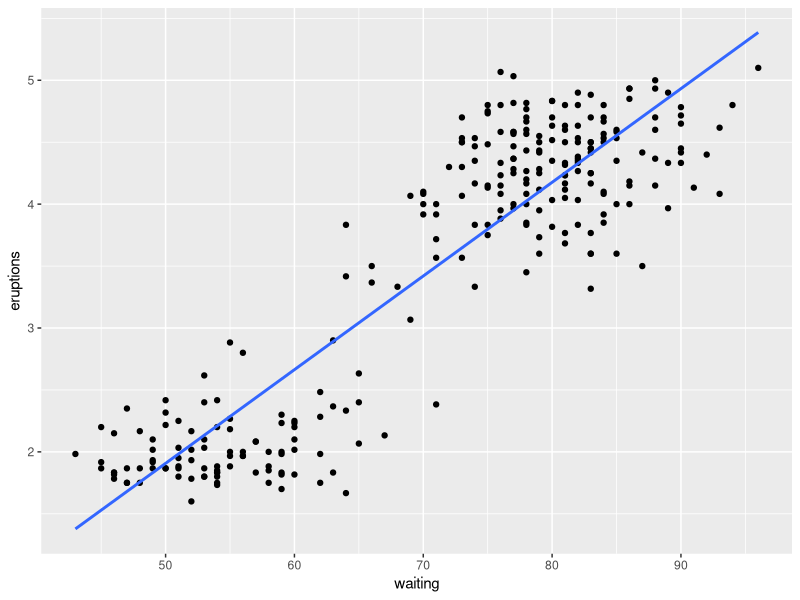
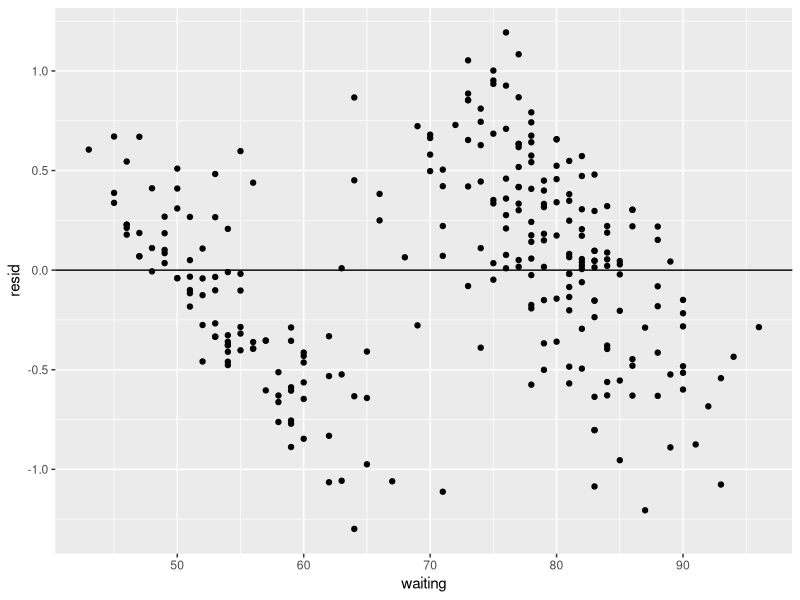
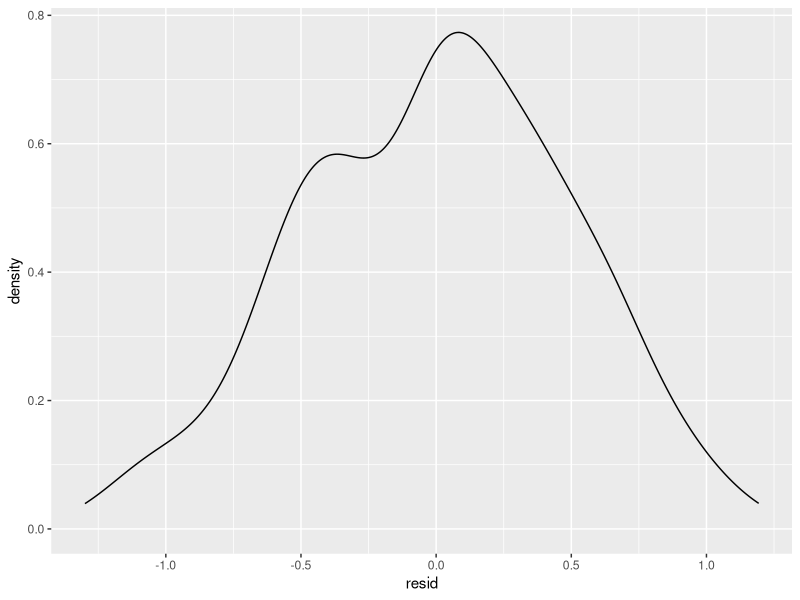
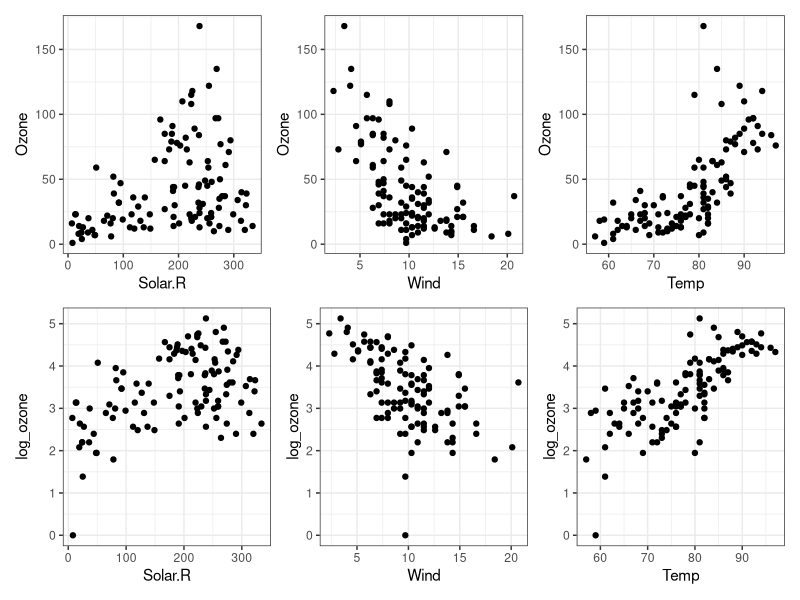
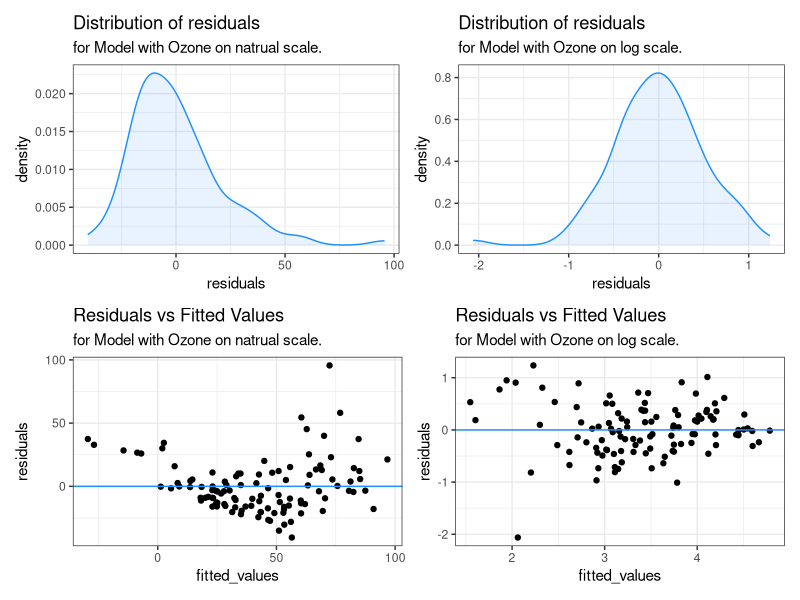

Write R code to recreate these figures, in order.
## ---- chunk 1
library(dplyr)
library(ggplot2)
## ---- chunk 2
glimpse(faithful)
## ---- chunk 3
lm_model <- lm(eruptions ~ waiting, data = faithful)

# The following lines stores residuals and predictions (y_hat) in the faithful data frame
faithful <- faithful |>
  modelr::add_residuals(lm_model) |> 
  modelr::add_predictions(lm_model)

glimpse(faithful)
## ---- chunk 4
ggplot(faithful, aes(x = waiting, y = eruptions)) +
  geom_point() +
  geom_smooth(method = 'lm', se = FALSE)
## ---- chunk 5
faithful |> 
  ggplot(aes(x = waiting, y = resid)) +
  geom_point() +
  geom_hline(yintercept = 0)
## ---- chunk 6
faithful |> 
  ggplot(aes(x = resid)) +
  geom_density()
## ---- chunk 7
lm_model_summary <- broom::tidy(lm_model)
lm_model_summary
## ---- chunk 8
-1.87 + 0.0756*60
## ---- chunk 9
# point estimate for beta1
b1 <- as.numeric(lm_model_summary[2,2]) # This gets the second row and second column of the lm_model_summary table

# b0 <- as.numeric(lm_model_summary[1, 2]) # you can also use this if needed

critical_val <- qt(0.975, df = 271) 
se_b1 <- as.numeric(lm_model_summary[2,3])

me <- critical_val * se_b1
c(b1 - me, b1 + me)
## ---- chunk 10
confint(lm_model)
confint(lm_model, level = 0.9)
## ---- chunk 11
#| echo: false
#| message: false
#| warning: false
library(tidyverse)
library(patchwork)
library(broom)
library(modelr)
## ---- chunk 12
air_quility_df = airquality |>
  as_tibble() |>
  mutate(log_ozone = log(Ozone)) |>
  na.omit()
glimpse(air_quility_df)
## ---- chunk 13
#| echo: false
#| message: false
#| warning: false
solar_ozone_plot = ggplot(data = air_quility_df, aes(x = Solar.R, y = Ozone)) +
  geom_point() +
  theme_bw()
wind_ozone_plot = ggplot(data = air_quility_df, aes(x = Wind, y = Ozone)) +
  geom_point() +
  theme_bw()
temp_ozone_plot = ggplot(data = air_quility_df, aes(x = Temp, y = Ozone)) +
  geom_point() +
  theme_bw()
solar_log_ozone_plot = ggplot(data = air_quility_df, aes(x = Solar.R, y = log_ozone)) +
  geom_point() +
  theme_bw()
wind_log_ozone_plot = ggplot(data = air_quility_df, aes(x = Wind, y = log_ozone)) +
  geom_point() +
  theme_bw()
temp_log_ozone_plot = ggplot(data = air_quility_df, aes(x = Temp, y = log_ozone)) +
  geom_point() +
  theme_bw()

(solar_ozone_plot + wind_ozone_plot + temp_ozone_plot) /
  (solar_log_ozone_plot + wind_log_ozone_plot + temp_log_ozone_plot)
## ---- chunk 14
model_no_log = lm(Ozone ~ Solar.R + Wind + Temp, data = air_quility_df)
model_log = lm(log_ozone ~ Solar.R + Wind + Temp, data = air_quility_df)
## ---- chunk 15
tidy(model_no_log)
tidy(model_log)
## ---- chunk 16
#| echo: false
#| message: false
#| warning: false
residuals_no_log_df = tibble(
  fitted_values = fitted.values(model_no_log),
  residuals = residuals(model_no_log)
)
residuals_log_df = tibble(
  fitted_values = fitted.values(model_log),
  residuals = residuals(model_log)
)
res_dens_no_log_plot = ggplot(residuals_no_log_df, aes(x = residuals)) +
  geom_density(color = "dodgerblue", fill = "dodgerblue", alpha = .1) +
  labs(title = "Distribution of residuals",
       subtitle = "for Model with Ozone on natrual scale.") +
  theme_bw()
res_dens_log_plot = ggplot(residuals_log_df, aes(x = residuals)) +
  geom_density(color = "dodgerblue", fill = "dodgerblue", alpha = .1) +
  labs(title = "Distribution of residuals",
       subtitle = "for Model with Ozone on log scale.") +
  theme_bw()
res_no_log_plot = ggplot(residuals_no_log_df, aes(x = fitted_values, y = residuals)) +
  geom_point() +
  geom_hline(yintercept = 0, color = "dodgerblue") +
  labs(title = "Residuals vs Fitted Values", 
       subtitle = "for Model with Ozone on natrual scale.") +
  theme_bw()
res_log_plot = ggplot(residuals_log_df, aes(x = fitted_values, y = residuals)) +
  geom_point() +
  geom_hline(yintercept = 0, color = "dodgerblue") +
  labs(title = "Residuals vs Fitted Values", 
       subtitle = "for Model with Ozone on log scale.") +
  theme_bw()

(res_dens_no_log_plot + res_dens_log_plot) /
  (res_no_log_plot + res_log_plot)
